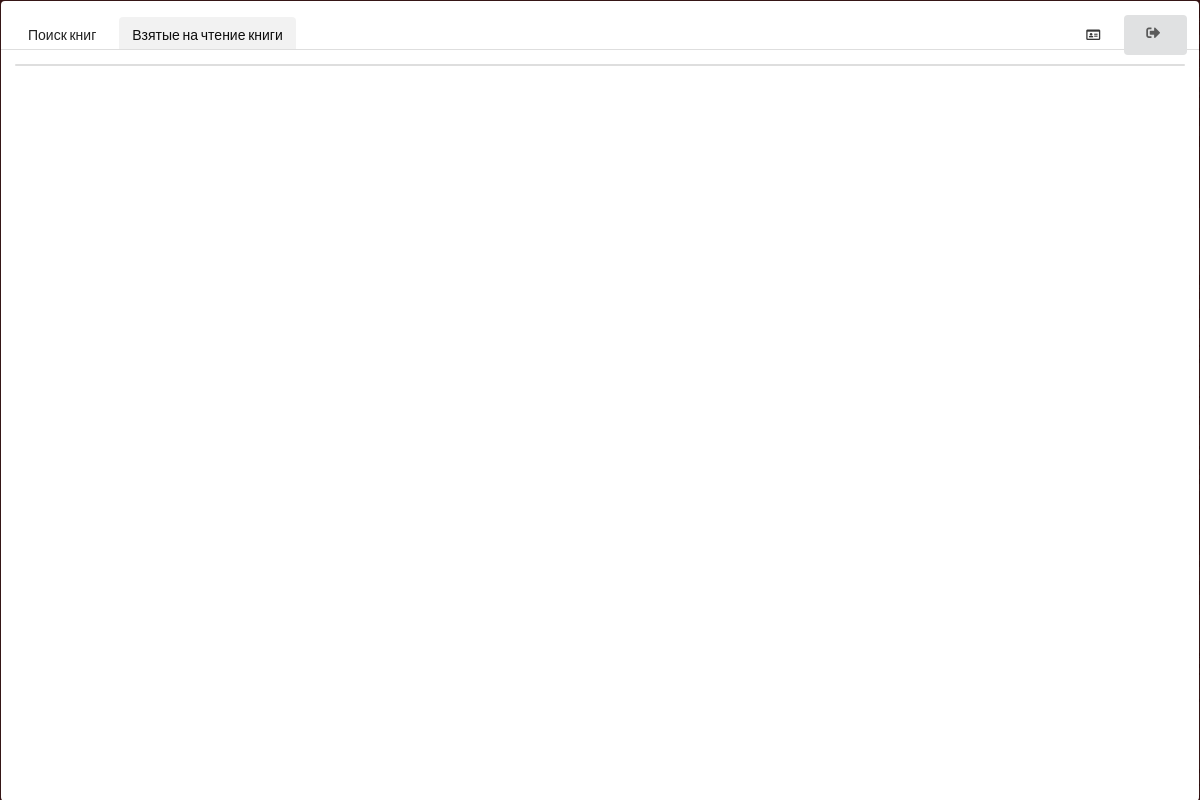
Before: /main/ with the older database file.
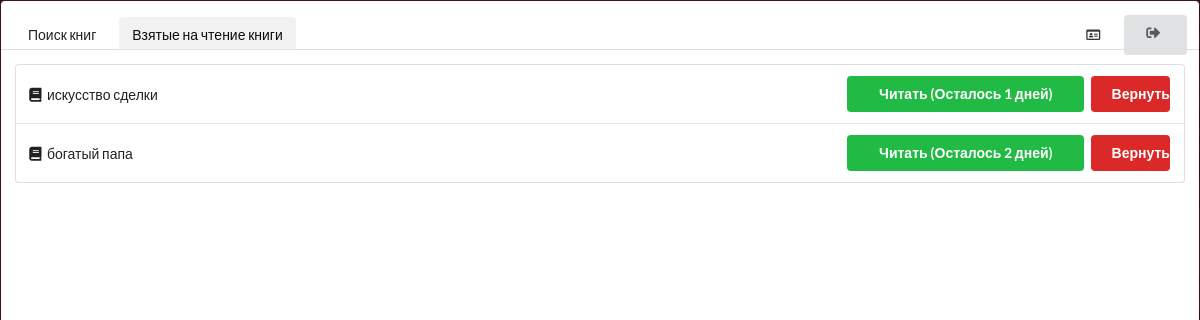
After: the same page with the newer database file.
### Books/models.py (models this page shows)
class Book(models.Model):
    title = models.CharField(max_length=50, help_text="Название книги")
    author = models.CharField(max_length=50, help_text="Автор книги")
    cover = models.ImageField(upload_to='covers')
    date = models.DateField()
    count = models.IntegerField()

### Books/views.py (the view)
# urls.py: path('', views.Reading)
def Reading(request):
    books = Book.objects.all()
    reading = ReadingList.objects.all()
    return render(request, 'Books/main.html', {'books': books, 'reading': reading})

### Books/templates/Books/main.html (shortened to what this page needs)
<html>
<head>
    {% load static %}
    <link rel="stylesheet" type="text/css" href="{% static 'semantic/semantic.min.css' %}">
</head>
<body>
    <div class="ui raised segments centered">
        <div class="ui segment" style="width: 100%; height: 6%;">
            <div class="ui secondary menu">
                <a class="item">
                    Поиск книг
                </a>
                <a class="active item">
                    Взятые на чтение книги
                </a>
                <div class="right menu">
                    <a class="item">
                        <i class="id card outline icon"></i> <b>{{ user.username }}</b>
                    </a>
                    <div class="ui vertical animated button" tabindex="0">
                        <div class="visible content">
                            <i class="sign out icon"></i>
                        </div>
                    </div>
                </div>
            </div>
        </div>
        <div class="ui segment" style="width: 100%; height: 94%;">
            <table class="ui single line table">
                <tbody>
                {% for book in books %}
                    <tr>
                        <td class="collapsing">
                            <i class="book icon"></i>{{ book.title}}
                        </td>
                        <td class="right aligned collapsing">
                            <button class="ui green button" style="width: 30%;">
                                Читать (Осталось {{ book.id }} дней)
                            </button>
                            <button class="ui red button" style="width: 10%;">
                                Вернуть
                            </button>
                        </td>
                    </tr>
                {% endfor %}
                </tbody>
            </table>
        </div>
    </div>
</body>
</html>

### Books/templates/Books/main.html (style rules this page uses)
body { background-color: #DADADA; }

Changed rows visible on the page:
added Book: title "искусство сделки", id "1"
added Book: title "богатый папа", id "2"
